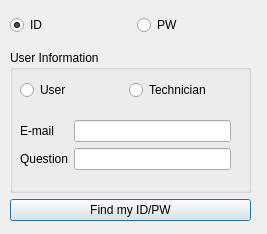
<?xml version="1.0" encoding="UTF-8"?>
<ui version="4.0">
 <class>ForgotIdPwDialog</class>
 <widget class="QDialog" name="ForgotIdPwDialog">
  <property name="geometry">
   <rect>
    <x>0</x>
    <y>0</y>
    <width>267</width>
    <height>234</height>
   </rect>
  </property>
  <property name="sizePolicy">
   <sizepolicy hsizetype="Preferred" vsizetype="Preferred">
    <horstretch>0</horstretch>
    <verstretch>0</verstretch>
   </sizepolicy>
  </property>
  <property name="windowTitle">
   <string>Forgot ID / PW</string>
  </property>
  <widget class="QWidget" name="verticalLayoutWidget">
   <property name="geometry">
    <rect>
     <x>10</x>
     <y>50</y>
     <width>241</width>
     <height>171</height>
    </rect>
   </property>
   <layout class="QVBoxLayout" name="idLayout">
    <item>
     <widget class="QGroupBox" name="groupBox">
      <property name="title">
       <string>User Information</string>
      </property>
      <widget class="QWidget" name="horizontalLayoutWidget">
       <property name="geometry">
        <rect>
         <x>10</x>
         <y>20</y>
         <width>211</width>
         <height>41</height>
        </rect>
       </property>
       <layout class="QHBoxLayout" name="horizontalLayout">
        <item>
         <widget class="QRadioButton" name="btn_User">
          <property name="text">
           <string>User</string>
          </property>
         </widget>
        </item>
        <item>
         <widget class="QRadioButton" name="btn_Technician">
          <property name="text">
           <string>Technician</string>
          </property>
         </widget>
        </item>
       </layout>
      </widget>
      <widget class="QWidget" name="formLayoutWidget">
       <property name="geometry">
        <rect>
         <x>10</x>
         <y>70</y>
         <width>211</width>
         <height>58</height>
        </rect>
       </property>
       <layout class="QFormLayout" name="formLayout">
        <item row="0" column="0">
         <widget class="QLabel" name="label_Email">
          <property name="text">
           <string>E-mail</string>
          </property>
         </widget>
        </item>
        <item row="0" column="1">
         <widget class="QLineEdit" name="lineEdit_Email"/>
        </item>
        <item row="1" column="0">
         <widget class="QLabel" name="label_Question">
          <property name="text">
           <string>Question</string>
          </property>
         </widget>
        </item>
        <item row="1" column="1">
         <widget class="QLineEdit" name="lineEdit_Question"/>
        </item>
       </layout>
      </widget>
     </widget>
    </item>
    <item>
     <widget class="QPushButton" name="btn_Find">
      <property name="text">
       <string>Find my ID/PW</string>
      </property>
     </widget>
    </item>
   </layout>
  </widget>
  <widget class="QWidget" name="horizontalLayoutWidget_2">
   <property name="geometry">
    <rect>
     <x>10</x>
     <y>10</y>
     <width>248</width>
     <height>31</height>
    </rect>
   </property>
   <layout class="QHBoxLayout" name="horizontalLayout_2">
    <item>
     <widget class="QRadioButton" name="radio_Id">
      <property name="text">
       <string>ID</string>
      </property>
      <property name="checked">
       <bool>true</bool>
      </property>
     </widget>
    </item>
    <item>
     <widget class="QRadioButton" name="radio_Pw">
      <property name="text">
       <string>PW</string>
      </property>
     </widget>
    </item>
   </layout>
  </widget>
 </widget>
 <resources/>
 <connections/>
</ui>
